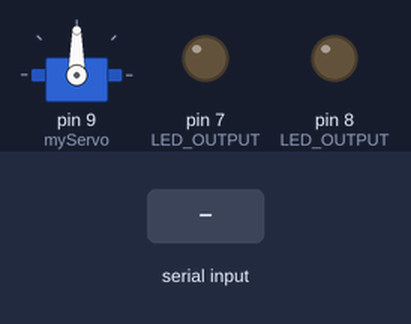
Recording of a sketch running on a simulated Arduino Uno, built with avr-gcc and run on an emulated ATmega328P. Parts: servo, output pins drawn as LEDs (lit = HIGH). Inputs (shaded band) come from the test bench.

Above: at 1.2 s.
1.3 s: "a" received over the second serial link
At 1.8 s:
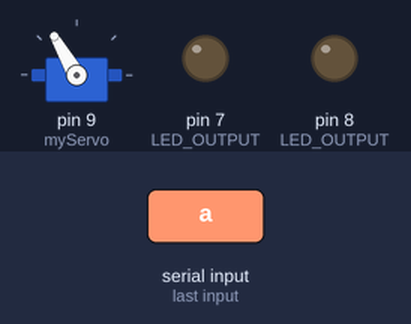
2.8 s: "d" received over the second serial link
At 4.0 s:
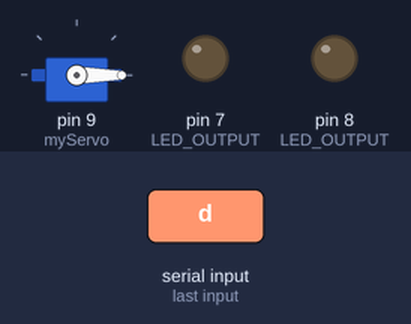
4.3 s: "w" received over the second serial link
At 5.3 s:
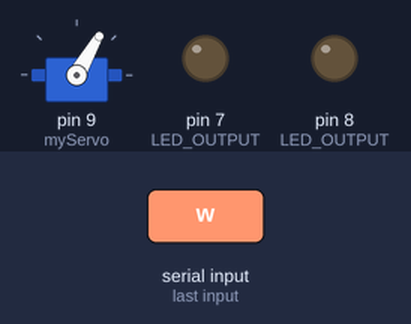
5.8 s: "s" received over the second serial link
At 7.1 s:
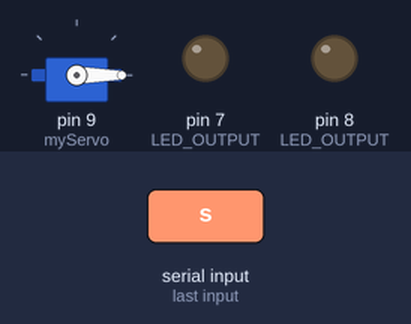
Timing chart, 0 to 8.3 s (numbered marks = the images above; inputs shaded):
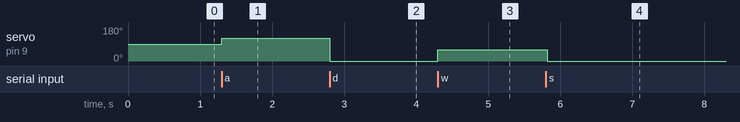

Measured:
- after the input at 1.3 s, servo on pin 9 (myServo): 90° → 120° at once
- after the input at 2.8 s, servo on pin 9 (myServo): 120° → 0° at once
- after the input at 4.3 s, servo on pin 9 (myServo): 0° → 60° at once
- after the input at 5.8 s, servo on pin 9 (myServo): 60° → 0° at once

The sketch:

bluetoot_servo.ino
```cpp
#include <Servo.h>

#include <SoftwareSerial.h>

SoftwareSerial bluetooth(2, 3); // 8번 TX, 9번 RX
Servo myServo;

void setup()
{
  Serial.begin(9600);
  bluetooth.begin(9600);

  pinMode(7, OUTPUT); // LED OUTPUT
  pinMode(8, OUTPUT); // LED OUTPUT
  myServo.attach(9);
}

void loop()
{
  char val = bluetooth.read();

  if (bluetooth.available())
  {
    Serial.write(bluetooth.read());
  }

  if(val == 'a')
  {
    myServo.write(120);
  }

  if(val == 'd')
  {
    myServo.write(0);
  }

  if(val == 'w')
  {
    myServo.write(60);
  }

  if(val == 's')
  {
    for(int i= 0; i<=120; i++){
      myServo.write(i);
    }

    for(int i= 120; i>=0; i--){
      myServo.write(i);
    }
  }

}
```
